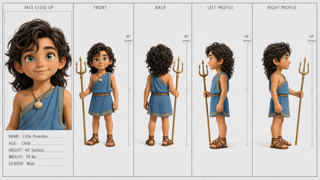
#> input picture IMG_3341 (1).PNG, 320 x 180 px
$ python -i local_render.20260616T143208Z.py   (imports and definitions only)
#> lines starting #> are read from the running program, lines starting #| are printed output that depends on the picture
#> further down, picture is the input picture: PIL image 320x180 RGB; mean R, G, B 198.6, 192.1, 187.9
#!/usr/bin/env python3
"""
local_render.py  —  Empire Decoded Local Video Engine  v2.0

Produces a finished MP4 from episode JSON + local assets.
No paid APIs required.

FEATURES (Phase 2):
  ✓ Character image support (auto-matched to scenes)
  ✓ Burned subtitle overlays (narration text → screen)
  ✓ Narration audio (per-scene MP3 or single track)
  ✓ Background music (mixed at 0.12 vol under narration)
  ✓ Sound effects (per-scene SFX audio files)
  ✓ 6-scene Empire Decoded episode template
  ✓ Ken Burns / pan motion effects per scene type
  ✓ Cinematic color grading per scene type
  ✓ Title card + end card
  ✓ Crossfade transitions (reliable filter_complex concat)
  ✓ 3x backup of all outputs

SCENE TEMPLATE (Empire Decoded):
  1 - Threat             (zoom_out,  dark red)
  2 - Enemy Dominance    (pan_right, dark blue)
  3 - Crisis             (drift,     dark amber)
  4 - Turning Point      (zoom_in,   steel blue)
  5 - Victory            (pan_left,  dark green)
  6 - Historical Consequence (zoom_out, deep purple)

USAGE:
  python3 local_render.py --test
  python3 local_render.py --episode 6
  python3 local_render.py --episode 6 --preview
  python3 local_render.py --thermopylae
  python3 local_render.py --title "Battle of Marathon" --output renders/marathon.mp4
  python3 local_render.py --episode 6 --music epic_music.mp3 --narration-dir renders/ep006/
"""

import argparse
import json
import os
import shutil
import subprocess
import sys
import textwrap
import time
from pathlib import Path
from PIL import Image, ImageDraw, ImageFont

# ── Paths ──────────────────────────────────────────────────────────────────────
ROOT             = Path(__file__).parent
PROMPTS_DIR      = ROOT / "prompts"
RENDERS_DIR      = ROOT / "renders"
CHAR_IMAGES_DIR  = ROOT / "character_images"
ASSETS_DIR       = ROOT / "assets"
BACKUPS_DIR      = ROOT / "_backups"

# ── Video constants ────────────────────────────────────────────────────────────
W, H             = 1920, 1080
FPS              = 24
TRANSITION_DUR   = 0.5
TITLE_DUR        = 4.0
END_DUR          = 3.5
DEFAULT_SCENE_DUR = 9.0

# ── Fonts ──────────────────────────────────────────────────────────────────────
FONT_BOLD    = "/usr/share/fonts/truetype/dejavu/DejaVuSerif-Bold.ttf"
FONT_REGULAR = "/usr/share/fonts/truetype/dejavu/DejaVuSans.ttf"

# ── Colors ─────────────────────────────────────────────────────────────────────
C_BG    = (8,   6,   4)
C_GOLD  = (201, 168,  76)
C_WHITE = (240, 235, 225)

# Per-scene cinematic grade (RGBA overlay)
SCENE_GRADE = {
    1: (100, 20, 15, 55),
    2: (10,  15, 80, 55),
    3: (80,  50, 10, 65),
    4: (30,  55, 90, 40),
    5: (25,  75, 30, 40),
    6: (45,  20, 70, 50),
}

# Per-scene motion effect
SCENE_MOTION = {
    1: "zoom_out",
    2: "pan_right",
    3: "drift",
    4: "zoom_in",
    5: "pan_left",
    6: "zoom_out",
}

# Scene type labels
SCENE_LABELS = {
    1: "THREAT",
    2: "ENEMY DOMINANCE",
    3: "CRISIS",
    4: "TURNING POINT",
    5: "VICTORY",
    6: "HISTORICAL CONSEQUENCE",
}


# ── Helpers ────────────────────────────────────────────────────────────────────

# [5 lines left out: function _font, not called in this run]


def _wrap(text: str, px_width: int, font_size: int = 40) -> list[str]:
    chars = max(20, px_width // (font_size // 2))
    return textwrap.wrap(text, width=chars)


# [31 lines left out: functions _run, _duration, _backup, not called in this run]


# ── PIL image builders ─────────────────────────────────────────────────────────

def _fit_to_canvas(img: Image.Image, w: int = W, h: int = H) -> Image.Image:
#> called with w = 1920, h = 1080
    ratio = img.width / img.height
#> ratio = 1.78
    if ratio > w / h:
        img = img.resize((int(h * ratio), h), Image.LANCZOS)
    else:
        img = img.resize((w, int(w / ratio)), Image.LANCZOS)
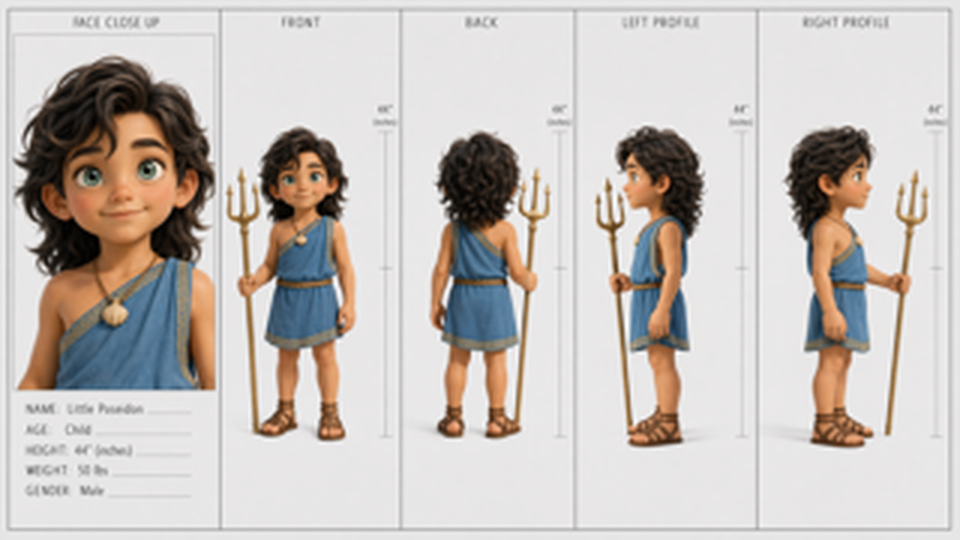
#> img: PIL image 1920x1080 RGB (shown at 1/2 size); mean R, G, B 198.6, 192.1, 187.9
    left = (img.width  - w) // 2
#> left = 0
    top  = (img.height - h) // 2
#> top = 0
    return img.crop((left, top, left + w, top + h))


# [293 lines left out: functions make_title_card, make_scene_still, _dark_card, _burn_subtitle, make_end_card, still_to_video and 6 more, not called in this run]


# ── Main renderer ──────────────────────────────────────────────────────────────

class EmpireRenderer:
    """
    Full local video production engine for Empire Decoded.

    Accepts either an episode JSON path OR custom title + scenes list.
    Produces: title card → 6 cinematic scenes → end card → final MP4.

    Audio pipeline:
      - Per-scene narration (MP3 named narration_sNN.mp3)
      - Per-scene SFX      (MP3 named sfx_sNN.mp3)
      - Global music track  (mixed at 0.12 vol over full video)
    """

    # [322 lines left out: functions __init__, render, make_thermopylae_scenes, make_generic_scenes, run_test, main, not called in this run]


# [2 lines not run here, left out]

>>> from PIL import Image
>>> picture = Image.open('../IMG_3341 (1).PNG')
>>> result = _fit_to_canvas(picture)
